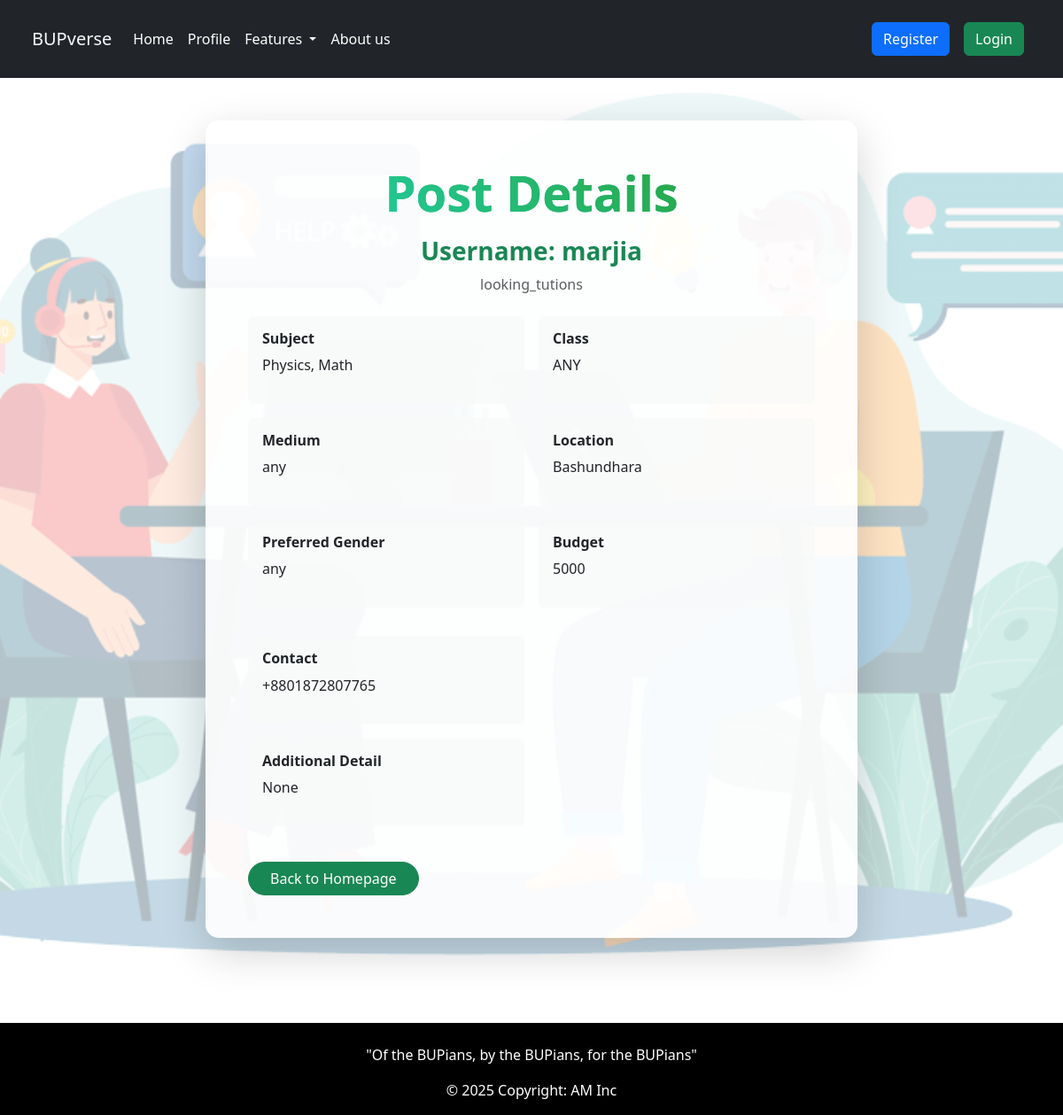
/tutor/nextDoorposts/details/9/, run on the app's committed database.
### tutor_matching/models.py (models this page shows, shortened)
class nextDoorPost(models.Model):
    user = models.OneToOneField(User, on_delete=models.CASCADE)
    user_type = models.CharField(max_length=16, choices=USER_TYPE_CHOICES)
    subjects = models.CharField(max_length=255)
    budget = models.IntegerField()
    medium = models.CharField(max_length=50,choices=MEDIUM_CHOICES)
    gender = models.CharField(max_length=10,choices=GENDER_CHOICES)
    location = models.CharField(max_length=100, choices=LOCATION_CHOICES)
    phone_number = PhoneNumberField(blank=True)
    student_class = models.CharField(max_length=10, choices=CLASS_CHOICES)
    details = models.TextField(blank=True, null=True, help_text="Write any extra details")
    latitude = models.FloatField(blank=True, null=True)
    longitude = models.FloatField(blank=True, null=True)
    created_at = models.DateTimeField(auto_now_add=True)

### tutor_matching/views.py (the view)
# urls.py: path('nextDoorposts/details/<int:post_id>/', views.nextDoor_post_details, name='nextDoor_post_details'),
def nextDoor_post_details(request, post_id):
    post = get_object_or_404(nextDoorPost, id=post_id)
    return render(request, 'nextDoor_post_details.html', {'post': post})

### tutor_matching/templates/nextDoor_post_details.html (shortened to what this page needs)
{% extends "layout.html" %}
{% load static %}
{% block content %}
<div class="position-relative" style="min-height: 100vh;">
    <div class="position-absolute top-0 start-0 w-100 h-100">
    </div>
    <div class="container position-relative py-5">
        <div class="row justify-content-center">
            <div class="col-lg-8">
                <div class="card border-0 shadow-lg overflow-hidden" style="border-radius: 15px; background-color: rgba(255,255,255,0.9);">
                    <div class="card-body p-4 p-md-5">
                        <div class="text-center mb-4">
                            <h1 class="display-4 fw-bold mb-3 text-gradient-primary"><span class="text-gradient-success">Post Details</span></h1>
                            <h3 class="fw-bold text-success">Username: {{ post.user.username }}</h3>
                            <p class="text-muted">{{ post.user_type }}</p>
                        </div>
                        <div class="row g-3">
                            <div class="col-md-6">
                                <div class="detail-item p-3 bg-light rounded mb-3">
                                    <h6 class="fw-bold text-dark">Subject</h6>
                                    <p>{{ post.subjects }}</p>
                                </div>
                                <div class="detail-item p-3 bg-light rounded mb-3">
                                    <h6 class="fw-bold text-dark">Medium</h6>
                                    <p>{{ post.medium }}</p>
                                </div>
                                <div class="detail-item p-3 bg-light rounded mb-3">
                                    <h6 class="fw-bold text-dark">Preferred Gender</h6>
                                    <p>{{ post.gender }}</p>
                                </div>
                            </div>
                            <div class="col-md-6">
                                <div class="detail-item p-3 bg-light rounded mb-3">
                                    <h6 class="fw-bold text-dark">Class</h6>
                                    <p>{{ post.student_class }}</p>
                                </div>
                                <div class="detail-item p-3 bg-light rounded mb-3">
                                    <h6 class="fw-bold text-dark">Location</h6>
                                    <p>{{ post.location }}</p>
                                </div>
                                <div class="detail-item p-3 bg-light rounded mb-3">
                                    <h6 class="fw-bold text-dark">Budget</h6>
                                    <p>{{ post.budget }}</p>
                                </div>
                            </div>
                            <div class="col-6">
                                <div class="detail-item p-3 bg-light rounded mb-3">
                                    <h6 class="fw-bold text-dark">Contact</h6>
                                    <p>{{ post.phone_number }}</p>
                                </div>
                                <div class="detail-item p-3 bg-light rounded mb-3">
                                    <h6 class="fw-bold text-dark">Additional Detail</h6>
                                    <p>{{ post.details }}</p>
                                </div>
                            </div>
                        </div>
                        <div class="d-flex flex-wrap justify-content-between gap-3 mt-4">
                            <a href="{% url 'nextDoor_homepage'%}" class="btn btn-success rounded-pill px-4">
                                Back to Homepage
                            </a>
                        </div>
                    </div>
                </div>
            </div>
        </div>
    </div>
</div>
{% endblock %}

### tutor_matching/templates/nextDoor_post_details.html (style rules this page uses)
.text-gradient-primary { background: linear-gradient(45deg, #28a745, #17a2b8); -webkit-background-clip: text; background-clip: text; -webkit-text-fill-color: transparent; }
.text-gradient-success { background: linear-gradient(45deg, #20c997, #28a745); -webkit-background-clip: text; background-clip: text; -webkit-text-fill-color: transparent; }
.card { transition: transform 0.3s ease, box-shadow 0.3s ease; }
.detail-item { transition: all 0.3s ease; background-color: rgba(248,249,250,0.7) !important; }
body { overflow-x: hidden; }

### data on the page
nextDoorPost: user.username "marjia", user_type "looking_tutions", subjects "Physics, Math", medium "any", gender "any", student_class "ANY", location "Bashundhara", budget "5000", phone_number "+8801872807765", details "None"
